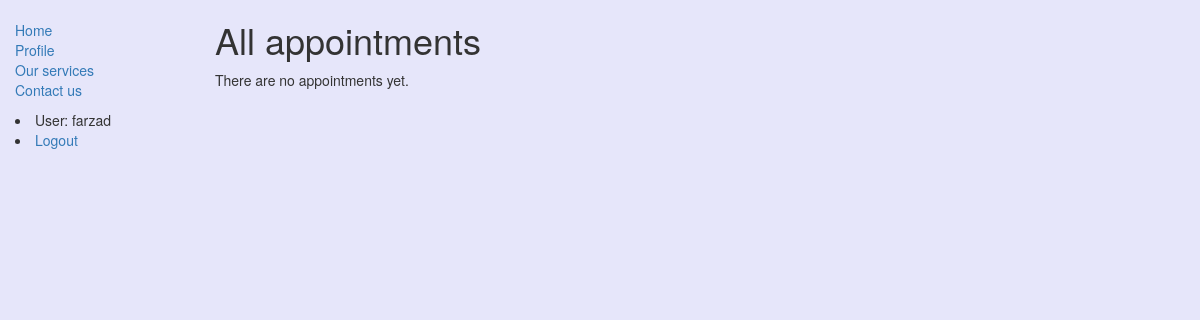
The page /myappointments/ (signed in) on the database as committed earlier.
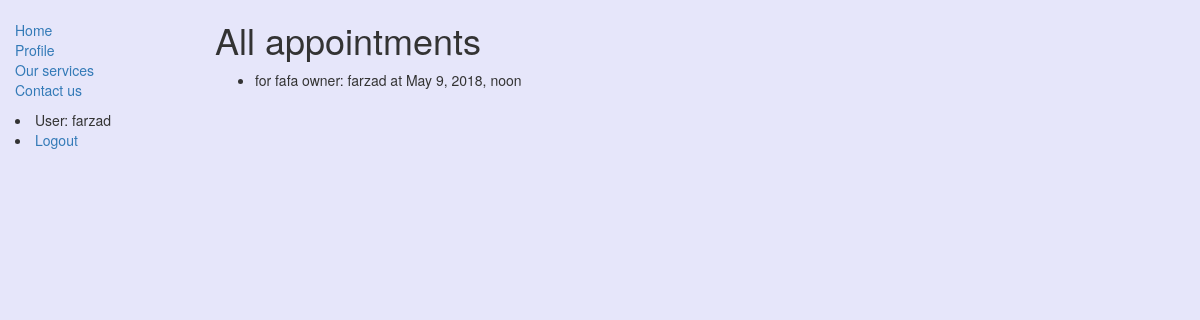
The same page on the database as committed later.
### doggroomer/models.py (models this page shows, shortened)
class Appointment(models.Model):
    title = models.CharField(max_length=200)
    user = models.ForeignKey(User, on_delete=models.SET_NULL, null=True)
    description = models.TextField(max_length=1000, help_text='Enter your specific comments here')
    option = models.ManyToManyField(Option, help_text='Select options for this appointment')
    dog = models.ForeignKey(Dog, on_delete=models.CASCADE, null=False)
    start_time = models.DateTimeField(verbose_name="Starting time of the appointment")
    def get_user_address(self):
        return self.user.profile.address
    get_user_address.short_description = 'Address'

class Dog(models.Model):
    name = models.CharField(max_length=50)
    owner = models.ForeignKey(User, on_delete=models.CASCADE, null=False)
    breed = models.CharField(max_length=50)
    birth_date = models.DateField(null=True)
    def __str__(self):
        return str(self.name) + " owner: " + str(self.owner)

### doggroomer/views.py (the view)
# urls.py: path('myappointments/', views.my_appointments, name='my-appointments'),
@login_required
def my_appointments(request):
    return render(request, 'my_appointments.html', context={'appointments': Appointment.objects.filter(user=request.user)
                                                            , 'dogs': Dog.objects.filter(owner=request.user)})

### doggroomer/templates/my_appointments.html
{% extends "base_generic.html" %}
{% block content %}
    <h1>All appointments</h1>
    {% if appointments %}
    <ul>
      {% for appointment in appointments %}
          <li>{{appointment.description}} for {{ appointment.dog }} at {{ appointment.start_time }}</li>
      {% endfor %}
    </ul>
    {% else %}
      <p>There are no appointments yet.</p>
    {% endif %}
{% endblock %}

Rows that differ between the two databases and show on the page:
added Appointment: dog "fafa owner: farzad", start_time "May 9, 2018, noon"
Other text that changed with them:
text no longer shown: "There are no appointments yet."
